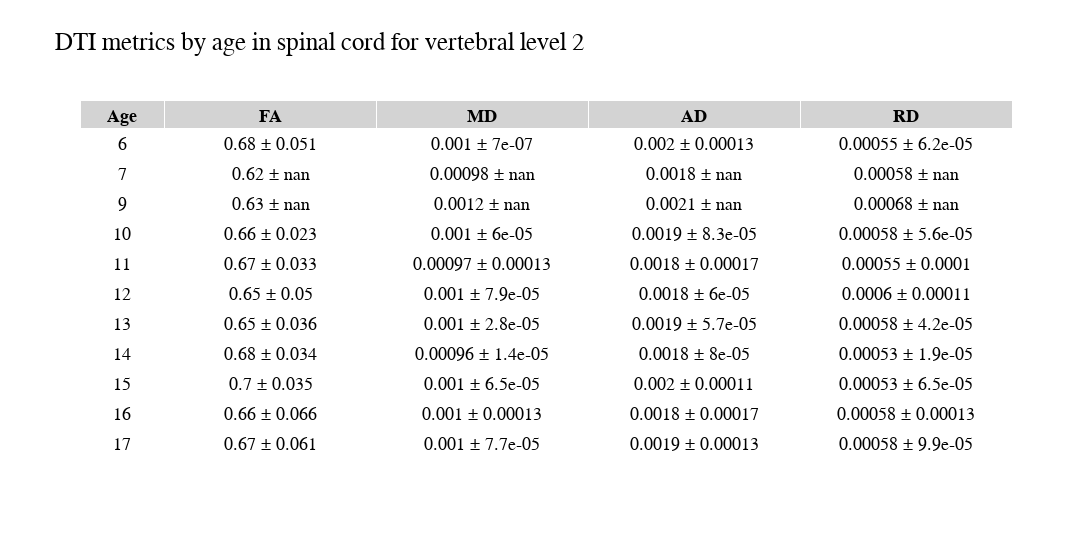
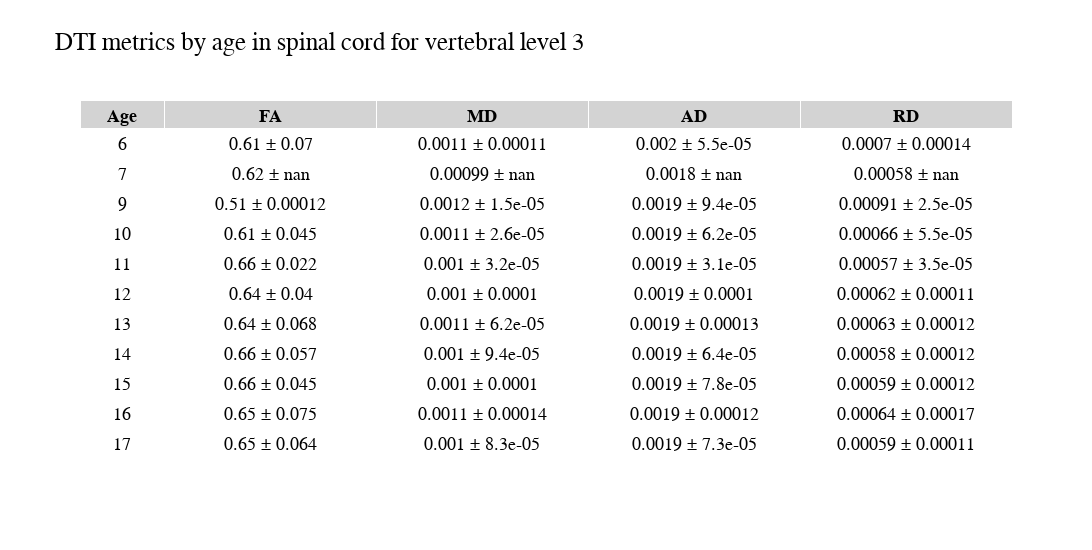
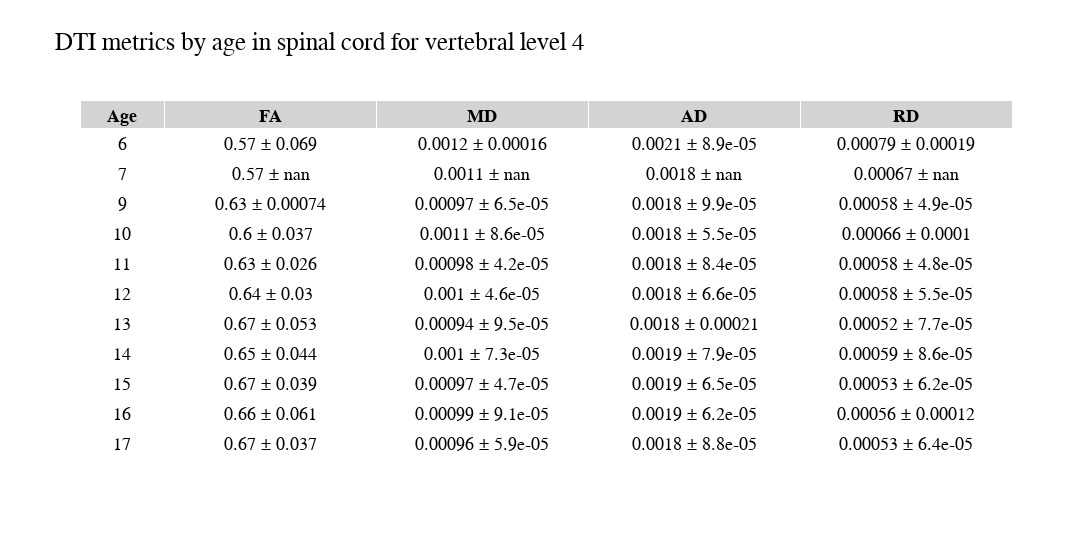
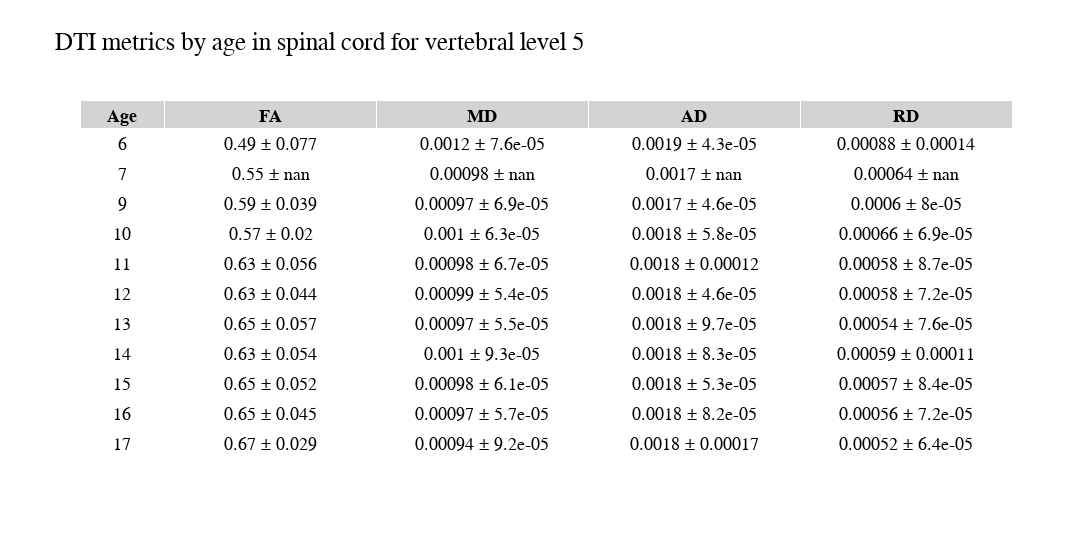

Notebook code cell kept with these figures, in order:
### Code cell
plot_mean_std_table(DTI_df, label='spinal cord')

### Figure 1 — Plotly figure (JSON) as saved in the notebook; plotly's stock layout.template omitted (floating-point values rounded to 4 significant figures)
{"data": [{"cells": {"align": "center", "fill": {"color": "white"}, "height": 30, "values": [[6, 7, 9, 10, 11, 12, 13, 14, 15, 16, 17], ["0.68 ± 0.051", "0.62 ± nan", "0.63 ± nan", "0.66 ± 0.023", "0.67 ± 0.033", "0.65 ± 0.05", "0.65 ± 0.036", "0.68 ± 0.034", "0.7 ± 0.035", "0.66 ± 0.066", "0.67 ± 0.061"], ["0.001 ± 7e-07", "0.00098 ± nan", "0.0012 ± nan", "0.001 ± 6e-05", "0.00097 ± 0.00013", "0.001 ± 7.9e-05", "0.001 ± 2.8e-05", "0.00096 ± 1.4e-05", "0.001 ± 6.5e-05", "0.001 ± 0.00013", "0.001 ± 7.7e-05"], ["0.002 ± 0.00013", "0.0018 ± nan", "0.0021 ± nan", "0.0019 ± 8.3e-05", "0.0018 ± 0.00017", "0.0018 ± 6e-05", "0.0019 ± 5.7e-05", "0.0018 ± 8e-05", "0.002 ± 0.00011", "0.0018 ± 0.00017", "0.0019 ± 0.00013"], ["0.00055 ± 6.2e-05", "0.00058 ± nan", "0.00068 ± nan", "0.00058 ± 5.6e-05", "0.00055 ± 0.0001", "0.0006 ± 0.00011", "0.00058 ± 4.2e-05", "0.00053 ± 1.9e-05", "0.00053 ± 6.5e-05", "0.00058 ± 0.00013", "0.00058 ± 9.9e-05"]]}, "columnwidth": [80, 200, 200, 200, 200], "header": {"align": "center", "fill": {"color": "lightgrey"}, "font": {"color": "black", "family": "Arial", "size": 18, "weight": "bold"}, "values": ["Age", "FA", "MD", "AD", "RD"]}, "type": "table"}], "layout": {"font": {"color": "black", "family": "Arial", "size": 18}, "height": 550, "title": {"text": "DTI metrics by age in spinal cord for vertebral level 2"}, "width": 1200}}

### Figure 2 — Plotly figure (JSON) as saved in the notebook; plotly's stock layout.template omitted (floating-point values rounded to 4 significant figures)
{"data": [{"cells": {"align": "center", "fill": {"color": "white"}, "height": 30, "values": [[6, 7, 9, 10, 11, 12, 13, 14, 15, 16, 17], ["0.61 ± 0.07", "0.62 ± nan", "0.51 ± 0.00012", "0.61 ± 0.045", "0.66 ± 0.022", "0.64 ± 0.04", "0.64 ± 0.068", "0.66 ± 0.057", "0.66 ± 0.045", "0.65 ± 0.075", "0.65 ± 0.064"], ["0.0011 ± 0.00011", "0.00099 ± nan", "0.0012 ± 1.5e-05", "0.0011 ± 2.6e-05", "0.001 ± 3.2e-05", "0.001 ± 0.0001", "0.0011 ± 6.2e-05", "0.001 ± 9.4e-05", "0.001 ± 0.0001", "0.0011 ± 0.00014", "0.001 ± 8.3e-05"], ["0.002 ± 5.5e-05", "0.0018 ± nan", "0.0019 ± 9.4e-05", "0.0019 ± 6.2e-05", "0.0019 ± 3.1e-05", "0.0019 ± 0.0001", "0.0019 ± 0.00013", "0.0019 ± 6.4e-05", "0.0019 ± 7.8e-05", "0.0019 ± 0.00012", "0.0019 ± 7.3e-05"], ["0.0007 ± 0.00014", "0.00058 ± nan", "0.00091 ± 2.5e-05", "0.00066 ± 5.5e-05", "0.00057 ± 3.5e-05", "0.00062 ± 0.00011", "0.00063 ± 0.00012", "0.00058 ± 0.00012", "0.00059 ± 0.00012", "0.00064 ± 0.00017", "0.00059 ± 0.00011"]]}, "columnwidth": [80, 200, 200, 200, 200], "header": {"align": "center", "fill": {"color": "lightgrey"}, "font": {"color": "black", "family": "Arial", "size": 18, "weight": "bold"}, "values": ["Age", "FA", "MD", "AD", "RD"]}, "type": "table"}], "layout": {"font": {"color": "black", "family": "Arial", "size": 18}, "height": 550, "title": {"text": "DTI metrics by age in spinal cord for vertebral level 3"}, "width": 1200}}

### Figure 3 — Plotly figure (JSON) as saved in the notebook; plotly's stock layout.template omitted (floating-point values rounded to 4 significant figures)
{"data": [{"cells": {"align": "center", "fill": {"color": "white"}, "height": 30, "values": [[6, 7, 9, 10, 11, 12, 13, 14, 15, 16, 17], ["0.57 ± 0.069", "0.57 ± nan", "0.63 ± 0.00074", "0.6 ± 0.037", "0.63 ± 0.026", "0.64 ± 0.03", "0.67 ± 0.053", "0.65 ± 0.044", "0.67 ± 0.039", "0.66 ± 0.061", "0.67 ± 0.037"], ["0.0012 ± 0.00016", "0.0011 ± nan", "0.00097 ± 6.5e-05", "0.0011 ± 8.6e-05", "0.00098 ± 4.2e-05", "0.001 ± 4.6e-05", "0.00094 ± 9.5e-05", "0.001 ± 7.3e-05", "0.00097 ± 4.7e-05", "0.00099 ± 9.1e-05", "0.00096 ± 5.9e-05"], ["0.0021 ± 8.9e-05", "0.0018 ± nan", "0.0018 ± 9.9e-05", "0.0018 ± 5.5e-05", "0.0018 ± 8.4e-05", "0.0018 ± 6.6e-05", "0.0018 ± 0.00021", "0.0019 ± 7.9e-05", "0.0019 ± 6.5e-05", "0.0019 ± 6.2e-05", "0.0018 ± 8.8e-05"], ["0.00079 ± 0.00019", "0.00067 ± nan", "0.00058 ± 4.9e-05", "0.00066 ± 0.0001", "0.00058 ± 4.8e-05", "0.00058 ± 5.5e-05", "0.00052 ± 7.7e-05", "0.00059 ± 8.6e-05", "0.00053 ± 6.2e-05", "0.00056 ± 0.00012", "0.00053 ± 6.4e-05"]]}, "columnwidth": [80, 200, 200, 200, 200], "header": {"align": "center", "fill": {"color": "lightgrey"}, "font": {"color": "black", "family": "Arial", "size": 18, "weight": "bold"}, "values": ["Age", "FA", "MD", "AD", "RD"]}, "type": "table"}], "layout": {"font": {"color": "black", "family": "Arial", "size": 18}, "height": 550, "title": {"text": "DTI metrics by age in spinal cord for vertebral level 4"}, "width": 1200}}

### Figure 4 — Plotly figure (JSON) as saved in the notebook; plotly's stock layout.template omitted (floating-point values rounded to 4 significant figures)
{"data": [{"cells": {"align": "center", "fill": {"color": "white"}, "height": 30, "values": [[6, 7, 9, 10, 11, 12, 13, 14, 15, 16, 17], ["0.49 ± 0.077", "0.55 ± nan", "0.59 ± 0.039", "0.57 ± 0.02", "0.63 ± 0.056", "0.63 ± 0.044", "0.65 ± 0.057", "0.63 ± 0.054", "0.65 ± 0.052", "0.65 ± 0.045", "0.67 ± 0.029"], ["0.0012 ± 7.6e-05", "0.00098 ± nan", "0.00097 ± 6.9e-05", "0.001 ± 6.3e-05", "0.00098 ± 6.7e-05", "0.00099 ± 5.4e-05", "0.00097 ± 5.5e-05", "0.001 ± 9.3e-05", "0.00098 ± 6.1e-05", "0.00097 ± 5.7e-05", "0.00094 ± 9.2e-05"], ["0.0019 ± 4.3e-05", "0.0017 ± nan", "0.0017 ± 4.6e-05", "0.0018 ± 5.8e-05", "0.0018 ± 0.00012", "0.0018 ± 4.6e-05", "0.0018 ± 9.7e-05", "0.0018 ± 8.3e-05", "0.0018 ± 5.3e-05", "0.0018 ± 8.2e-05", "0.0018 ± 0.00017"], ["0.00088 ± 0.00014", "0.00064 ± nan", "0.0006 ± 8e-05", "0.00066 ± 6.9e-05", "0.00058 ± 8.7e-05", "0.00058 ± 7.2e-05", "0.00054 ± 7.6e-05", "0.00059 ± 0.00011", "0.00057 ± 8.4e-05", "0.00056 ± 7.2e-05", "0.00052 ± 6.4e-05"]]}, "columnwidth": [80, 200, 200, 200, 200], "header": {"align": "center", "fill": {"color": "lightgrey"}, "font": {"color": "black", "family": "Arial", "size": 18, "weight": "bold"}, "values": ["Age", "FA", "MD", "AD", "RD"]}, "type": "table"}], "layout": {"font": {"color": "black", "family": "Arial", "size": 18}, "height": 550, "title": {"text": "DTI metrics by age in spinal cord for vertebral level 5"}, "width": 1200}}
